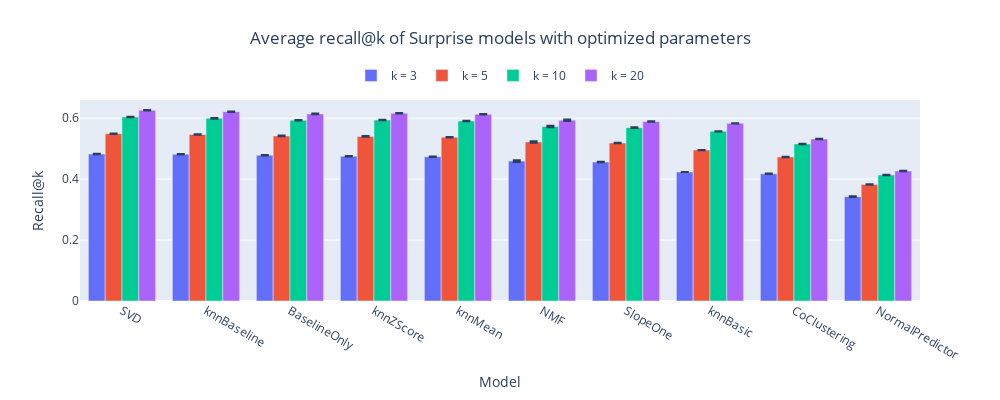

Notebook cell for this chart:
### Code cell
fig = go.Figure()

fig.add_trace(go.Bar(x = agg_df_recall_at_k.index, y = agg_df_recall_at_k[3]['mean'],
                     error_y=dict(type = 'data', array = agg_df_recall_at_k[3]['std'], visible = True), name = 'k = 3', orientation='v')) 
fig.add_trace(go.Bar(x = agg_df_recall_at_k.index, y = agg_df_recall_at_k[5]['mean'],
                     error_y=dict(type = 'data', array = agg_df_recall_at_k[3]['std'], visible = True), name = 'k = 5', orientation='v')) 
fig.add_trace(go.Bar(x = agg_df_recall_at_k.index, y = agg_df_recall_at_k[10]['mean'],
                     error_y=dict(type = 'data', array = agg_df_recall_at_k[3]['std'], visible = True), name = 'k = 10', orientation='v')) 
fig.add_trace(go.Bar(x = agg_df_recall_at_k.index, y = agg_df_recall_at_k[20]['mean'],
                     error_y=dict(type = 'data', array = agg_df_recall_at_k[3]['std'], visible = True), name = 'k = 20', orientation='v')) 


fig.update_layout(title = 'Average recall@k of Surprise models with optimized parameters', title_x = 0.5, title_y=0.92, 
                  xaxis_title = 'Model', yaxis_title = 'Recall@k') # Title and axis titles
fig.update_layout(autosize=False, width=1000, height=400) #,legend=dict(orientation="h", y=-0.1)) # Figure size
fig.update_layout(legend=dict(orientation="h", xanchor="center", x=0.5,yanchor="bottom",  y=1.05))

# sort ascending
order = agg_df_recall_at_k[3]['mean'].sort_values(ascending=False).index
fig.update_xaxes(categoryorder='array', categoryarray= order)

### Figure 1 — Plotly figure (JSON) as saved in the notebook; plotly's stock layout.template omitted (floating-point values rounded to 4 significant figures)
{"data": [{"error_y": {"array": [0.001032, 0.0008185, 0.002538, 0.0008195, 0.000949, 0.001079, 0.0003374, 0.0008421, 0.0008871, 0.001094], "type": "data", "visible": true}, "name": "k = 3", "orientation": "v", "type": "bar", "x": ["BaselineOnly", "CoClustering", "NMF", "SVD", "SlopeOne", "knnBaseline", "knnBasic", "knnMean", "knnZScore", "NormalPredictor"], "y": [0.4782, 0.4172, 0.459, 0.4821, 0.456, 0.4815, 0.4232, 0.4732, 0.4751, 0.3422]}, {"error_y": {"array": [0.001032, 0.0008185, 0.002538, 0.0008195, 0.000949, 0.001079, 0.0003374, 0.0008421, 0.0008871, 0.001094], "type": "data", "visible": true}, "name": "k = 5", "orientation": "v", "type": "bar", "x": ["BaselineOnly", "CoClustering", "NMF", "SVD", "SlopeOne", "knnBaseline", "knnBasic", "knnMean", "knnZScore", "NormalPredictor"], "y": [0.5417, 0.4726, 0.5217, 0.549, 0.5185, 0.5463, 0.4953, 0.5377, 0.5402, 0.3823]}, {"error_y": {"array": [0.001032, 0.0008185, 0.002538, 0.0008195, 0.000949, 0.001079, 0.0003374, 0.0008421, 0.0008871, 0.001094], "type": "data", "visible": true}, "name": "k = 10", "orientation": "v", "type": "bar", "x": ["BaselineOnly", "CoClustering", "NMF", "SVD", "SlopeOne", "knnBaseline", "knnBasic", "knnMean", "knnZScore", "NormalPredictor"], "y": [0.5932, 0.5156, 0.5727, 0.6037, 0.5689, 0.5994, 0.5569, 0.5908, 0.5939, 0.4136]}, {"error_y": {"array": [0.001032, 0.0008185, 0.002538, 0.0008195, 0.000949, 0.001079, 0.0003374, 0.0008421, 0.0008871, 0.001094], "type": "data", "visible": true}, "name": "k = 20", "orientation": "v", "type": "bar", "x": ["BaselineOnly", "CoClustering", "NMF", "SVD", "SlopeOne", "knnBaseline", "knnBasic", "knnMean", "knnZScore", "NormalPredictor"], "y": [0.6139, 0.5314, 0.5934, 0.6258, 0.589, 0.6212, 0.5829, 0.6125, 0.616, 0.4265]}], "layout": {"autosize": false, "height": 400, "legend": {"orientation": "h", "x": 0.5, "xanchor": "center", "y": 1.05, "yanchor": "bottom"}, "title": {"text": "Average recall@k of Surprise models with optimized parameters", "x": 0.5, "y": 0.92}, "width": 1000, "xaxis": {"categoryarray": ["SVD", "knnBaseline", "BaselineOnly", "knnZScore", "knnMean", "NMF", "SlopeOne", "knnBasic", "CoClustering", "NormalPredictor"], "categoryorder": "array", "title": {"text": "Model"}}, "yaxis": {"title": {"text": "Recall@k"}}}}
